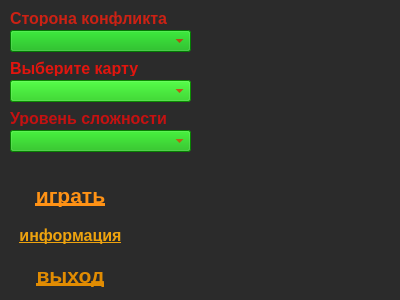
<?xml version="1.0" encoding="UTF-8"?>
<ui version="4.0">
 <class>MainMenu</class>
 <widget class="QDialog" name="MainMenu">
  <property name="geometry">
   <rect>
    <x>0</x>
    <y>0</y>
    <width>400</width>
    <height>300</height>
   </rect>
  </property>
  <property name="windowTitle">
   <string>MainMenu</string>
  </property>
  <property name="styleSheet">
   <string notr="true">background-color: rgb(43, 43, 43);</string>
  </property>
  <widget class="QPushButton" name="new_game">
   <property name="geometry">
    <rect>
     <x>10</x>
     <y>180</y>
     <width>121</width>
     <height>31</height>
    </rect>
   </property>
   <property name="font">
    <font>
     <pointsize>16</pointsize>
     <weight>75</weight>
     <bold>true</bold>
     <underline>true</underline>
    </font>
   </property>
   <property name="cursor">
    <cursorShape>PointingHandCursor</cursorShape>
   </property>
   <property name="mouseTracking">
    <bool>false</bool>
   </property>
   <property name="autoFillBackground">
    <bool>true</bool>
   </property>
   <property name="styleSheet">
    <string notr="true">color: rgb(255, 146, 21);</string>
   </property>
   <property name="text">
    <string>играть</string>
   </property>
   <property name="flat">
    <bool>true</bool>
   </property>
  </widget>
  <widget class="QPushButton" name="info">
   <property name="geometry">
    <rect>
     <x>10</x>
     <y>220</y>
     <width>121</width>
     <height>31</height>
    </rect>
   </property>
   <property name="font">
    <font>
     <pointsize>12</pointsize>
     <weight>75</weight>
     <bold>true</bold>
     <underline>true</underline>
    </font>
   </property>
   <property name="cursor">
    <cursorShape>PointingHandCursor</cursorShape>
   </property>
   <property name="autoFillBackground">
    <bool>true</bool>
   </property>
   <property name="styleSheet">
    <string notr="true">color: rgb(238, 163, 14);</string>
   </property>
   <property name="text">
    <string>информация</string>
   </property>
   <property name="flat">
    <bool>true</bool>
   </property>
  </widget>
  <widget class="QPushButton" name="clos">
   <property name="geometry">
    <rect>
     <x>10</x>
     <y>260</y>
     <width>121</width>
     <height>31</height>
    </rect>
   </property>
   <property name="font">
    <font>
     <pointsize>16</pointsize>
     <weight>75</weight>
     <bold>true</bold>
     <underline>true</underline>
     <kerning>true</kerning>
    </font>
   </property>
   <property name="cursor">
    <cursorShape>PointingHandCursor</cursorShape>
   </property>
   <property name="autoFillBackground">
    <bool>true</bool>
   </property>
   <property name="styleSheet">
    <string notr="true">color: rgb(225, 140, 2);</string>
   </property>
   <property name="text">
    <string>выход</string>
   </property>
   <property name="flat">
    <bool>true</bool>
   </property>
  </widget>
  <widget class="QComboBox" name="comboBox">
   <property name="geometry">
    <rect>
     <x>10</x>
     <y>80</y>
     <width>181</width>
     <height>22</height>
    </rect>
   </property>
   <property name="styleSheet">
    <string notr="true">color:rgb(255, 0, 0);
border-color: rgb(15, 197, 2);
background-color: rgb(15, 197, 2);</string>
   </property>
  </widget>
  <widget class="QLabel" name="label">
   <property name="geometry">
    <rect>
     <x>10</x>
     <y>60</y>
     <width>141</width>
     <height>16</height>
    </rect>
   </property>
   <property name="font">
    <font>
     <pointsize>12</pointsize>
     <weight>75</weight>
     <bold>true</bold>
    </font>
   </property>
   <property name="styleSheet">
    <string notr="true">color: rgb(226, 21, 14);</string>
   </property>
   <property name="text">
    <string>Выберите карту</string>
   </property>
  </widget>
  <widget class="QComboBox" name="comboBox_2">
   <property name="geometry">
    <rect>
     <x>10</x>
     <y>130</y>
     <width>181</width>
     <height>22</height>
    </rect>
   </property>
   <property name="styleSheet">
    <string notr="true">background-color: rgb(10, 179, 2);
color: rgb(248, 29, 0);
border-color: rgb(10, 179, 2);</string>
   </property>
  </widget>
  <widget class="QLabel" name="label_2">
   <property name="geometry">
    <rect>
     <x>10</x>
     <y>110</y>
     <width>171</width>
     <height>16</height>
    </rect>
   </property>
   <property name="font">
    <font>
     <pointsize>12</pointsize>
     <weight>75</weight>
     <bold>true</bold>
    </font>
   </property>
   <property name="styleSheet">
    <string notr="true">color: rgb(197, 17, 17);</string>
   </property>
   <property name="text">
    <string>Уровень сложности</string>
   </property>
  </widget>
  <widget class="QComboBox" name="comboBox_3">
   <property name="geometry">
    <rect>
     <x>10</x>
     <y>30</y>
     <width>181</width>
     <height>22</height>
    </rect>
   </property>
   <property name="styleSheet">
    <string notr="true">background-color: rgb(3, 172, 3);
border-top-color: rgb(3, 172, 3);
border-left-color: rgb(3, 172, 3);
border-color: rgb(3, 172, 3);
color: rgb(243, 2, 2);</string>
   </property>
  </widget>
  <widget class="QLabel" name="label_3">
   <property name="geometry">
    <rect>
     <x>10</x>
     <y>10</y>
     <width>171</width>
     <height>16</height>
    </rect>
   </property>
   <property name="font">
    <font>
     <pointsize>12</pointsize>
     <weight>75</weight>
     <bold>true</bold>
    </font>
   </property>
   <property name="styleSheet">
    <string notr="true">color: rgb(204, 33, 20);</string>
   </property>
   <property name="text">
    <string>Сторона конфликта</string>
   </property>
  </widget>
  <widget class="QLabel" name="log">
   <property name="geometry">
    <rect>
     <x>150</x>
     <y>200</y>
     <width>241</width>
     <height>81</height>
    </rect>
   </property>
   <property name="text">
    <string/>
   </property>
  </widget>
 </widget>
 <resources/>
 <connections/>
</ui>
